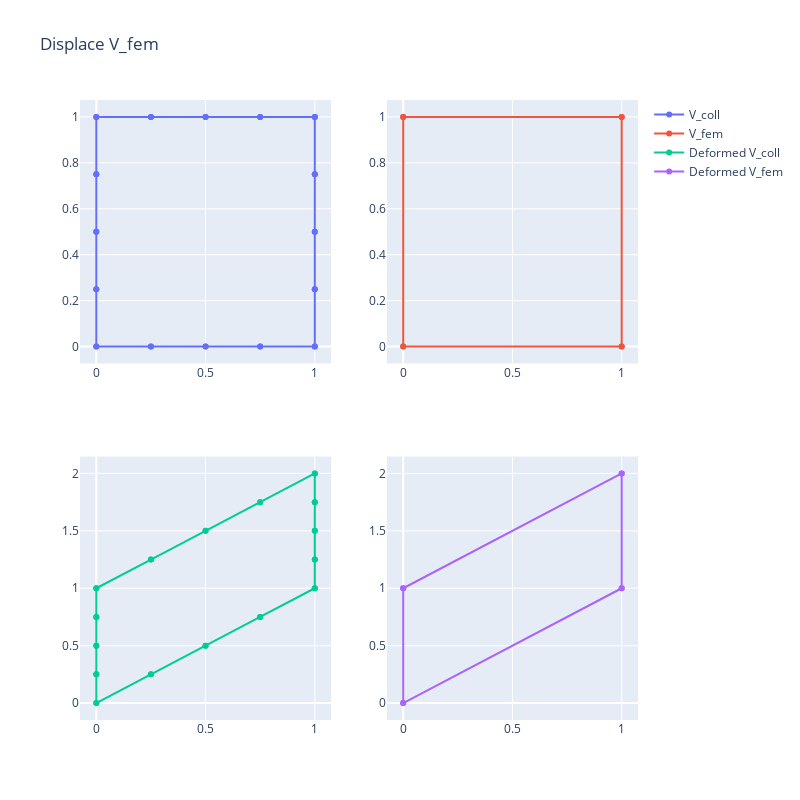

Here is the notebook cell this chart was saved with:
### Code cell
X_coll = V_coll + W_new @ U_fem
X_fem = V_fem + U_fem

fig = make_subplots(rows=2, cols=2)

fig.add_trace(MeshTrace(V_coll, E_coll, name="V_coll"), row=1, col=1),
fig.add_trace(MeshTrace(V_fem, E_fem, name="V_fem"), row=1, col=2),
fig.add_trace(MeshTrace(X_coll, E_coll, name="Deformed V_coll"), row=2, col=1),
fig.add_trace(MeshTrace(X_fem, E_fem, name="Deformed V_fem"), row=2, col=2),

fig.update_layout(width=800, height=800, title="Displace V_fem")

### Figure 1 — Plotly figure (JSON) as saved in the notebook; plotly's stock layout.template omitted (floating-point values rounded to 4 significant figures)
{"data": [{"mode": "markers+lines", "name": "V_coll", "type": "scatter", "x": [0, 0.25, null, 0.25, 0.5, null, 0.5, 0.75, null, 0.75, 1, null, 1, 1, null, 1, 1, null, 1, 1, null, 1, 1, null, 1, 0.75, null, 0.75, 0.5, null, 0.5, 0.25, null, 0.25, 0, null, 0, 0, null, 0, 0, null, 0, 0, null, 0, 0, null], "xaxis": "x", "y": [0, 0, null, 0, 0, null, 0, 0, null, 0, 0, null, 0, 0.25, null, 0.25, 0.5, null, 0.5, 0.75, null, 0.75, 1, null, 1, 1, null, 1, 1, null, 1, 1, null, 1, 1, null, 1, 0.75, null, 0.75, 0.5, null, 0.5, 0.25, null, 0.25, 0, null], "yaxis": "y"}, {"mode": "markers+lines", "name": "V_fem", "type": "scatter", "x": [0, 1, null, 1, 1, null, 1, 0, null, 0, 0, null], "xaxis": "x2", "y": [0, 0, null, 0, 1, null, 1, 1, null, 1, 0, null], "yaxis": "y2"}, {"mode": "markers+lines", "name": "Deformed V_coll", "type": "scatter", "x": [0, 0.25, null, 0.25, 0.5, null, 0.5, 0.75, null, 0.75, 1, null, 1, 1, null, 1, 1, null, 1, 1, null, 1, 1, null, 1, 0.75, null, 0.75, 0.5, null, 0.5, 0.25, null, 0.25, 0, null, 0, 0, null, 0, 0, null, 0, 0, null, 0, 0, null], "xaxis": "x3", "y": [0, 0.25, null, 0.25, 0.5, null, 0.5, 0.75, null, 0.75, 1.0, null, 1.0, 1.25, null, 1.25, 1.5, null, 1.5, 1.75, null, 1.75, 2.0, null, 2.0, 1.75, null, 1.75, 1.5, null, 1.5, 1.25, null, 1.25, 1, null, 1, 0.75, null, 0.75, 0.5, null, 0.5, 0.25, null, 0.25, 0, null], "yaxis": "y3"}, {"mode": "markers+lines", "name": "Deformed V_fem", "type": "scatter", "x": [0, 1, null, 1, 1, null, 1, 0, null, 0, 0, null], "xaxis": "x4", "y": [0, 1, null, 1, 2, null, 2, 1, null, 1, 0, null], "yaxis": "y4"}], "layout": {"height": 800, "title": {"text": "Displace V_fem"}, "width": 800, "xaxis": {"anchor": "y", "domain": [0, 0.45]}, "xaxis2": {"anchor": "y2", "domain": [0.55, 1]}, "xaxis3": {"anchor": "y3", "domain": [0, 0.45]}, "xaxis4": {"anchor": "y4", "domain": [0.55, 1]}, "yaxis": {"anchor": "x", "domain": [0.575, 1]}, "yaxis2": {"anchor": "x2", "domain": [0.575, 1]}, "yaxis3": {"anchor": "x3", "domain": [0, 0.425]}, "yaxis4": {"anchor": "x4", "domain": [0, 0.425]}}}
